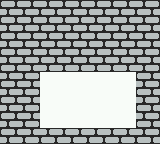

A level layout from a 2D game, rendered from its tile map. Below: a short description, then the map file with tile-grid data replaced by summaries:
An orthogonal 20x18 tile map with 8x8 px tiles, 1 tile layer (Tile Layer 1) and 11 objects (3x Lock, Bomb, Door, Cat, Ladder, ...).

<map version="1.0" orientation="orthogonal" width="20" height="18" tilewidth="8" tileheight="8">
 <properties>
  <property name="time" value="300" />
 </properties>
 <tileset firstgid="1" name="basic" tilewidth="8" tileheight="8">
  <image source="tilesbasic.png" trans="ff00ff" width="160" height="32" />
 </tileset>
 <layer name="Tile Layer 1" width="20" height="18">
  <data>[360 cells, 360 non-empty, 3 distinct tile ids]</data>
 </layer>
 <objectgroup name="Object Layer 1" width="20" height="18">
  <object name="Bomb" type="Bomb" x="80" y="80" width="16" height="16">
   <properties>
    <property name="active" value="0" />
   </properties>
  </object>
  <object name="Door" type="Door" x="8" y="16" width="24" height="24" />
  <object name="Cat" type="Cat" x="80" y="40" width="16" height="16" />
  <object name="Ladder" type="Ladder" x="8" y="88" width="16" height="40" />
  <object name="Lock" x="32" y="40" width="16" height="16" />
  <object name="Key" x="112" y="80" width="16" height="16" />
  <object name="Fire" type="Fire" x="8" y="40" width="16" height="16" />
  <object name="Walker" type="Skeleton" x="8" y="64" width="16" height="16" />
  <object name="Stop" x="24" y="56" width="8" height="32" />
  <object name="Lock" x="80" y="112" width="16" height="16" />
  <object name="Lock" x="112" y="112" width="16" height="16" />
 </objectgroup>
</map>
